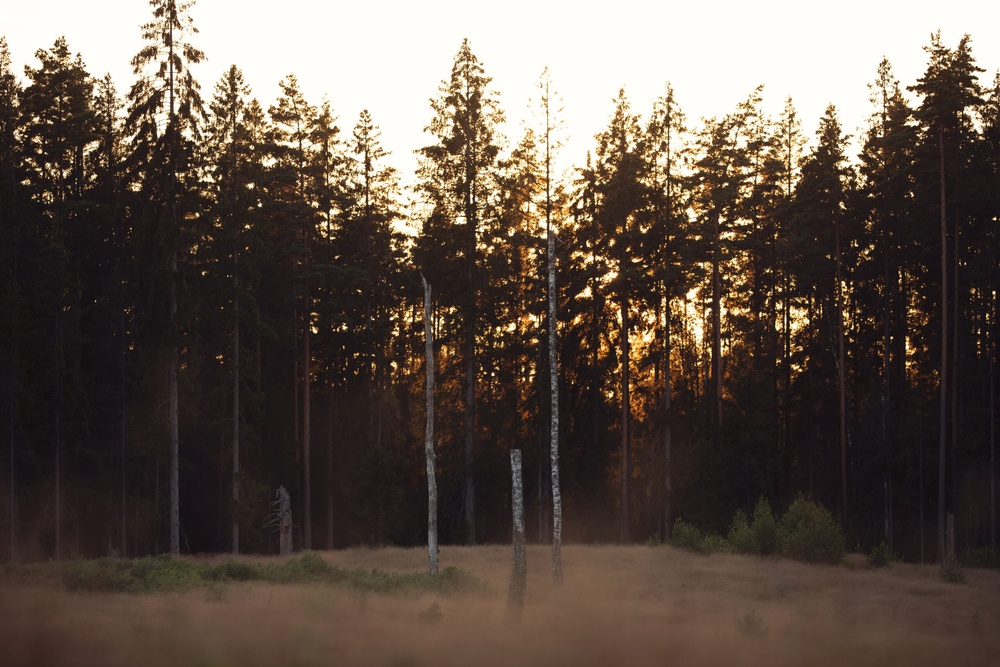
%> input picture sobel-filtering/RostomParthenia.jpg, 1000 x 667 px, shrunk from 2560 x 1707 before the run
$ octave 'MirjamiDaniel .m'   (GNU Octave 9; MATLAB toolbox functions it lacks are replaced by stand-ins)
%> lines starting %> are read from the running program, lines starting %| are printed output that depends on the picture
%% Read in image
I = imread('RostomParthenia.jpg');
%> I is the input picture: size 667x1000x3 uint8; mean R, G, B 97.1, 84.7, 75.8
%% Convert to grayscale image
Igray = rgb2gray(I);
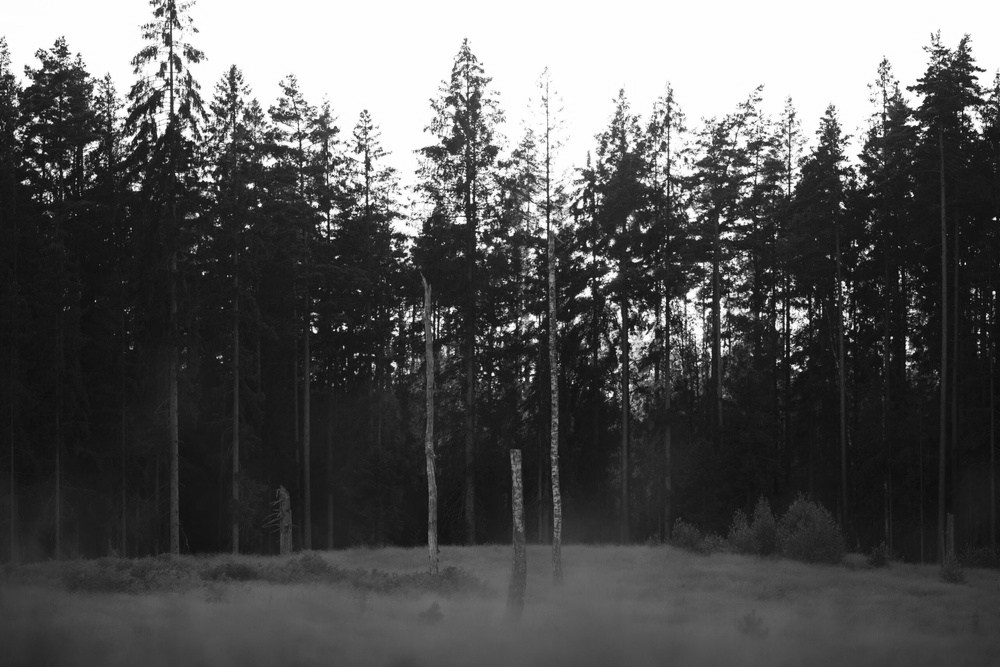
%> Igray: size 667x1000 uint8; min 5, max 255, mean 87.4
%% Options
% Sharpening filter
% Robert gradient
% Sobel gradient
sw1 = fspecial('sobel');
sw2 = fspecial('sobel');
Horizontal = imfilter(Igray,sw1);
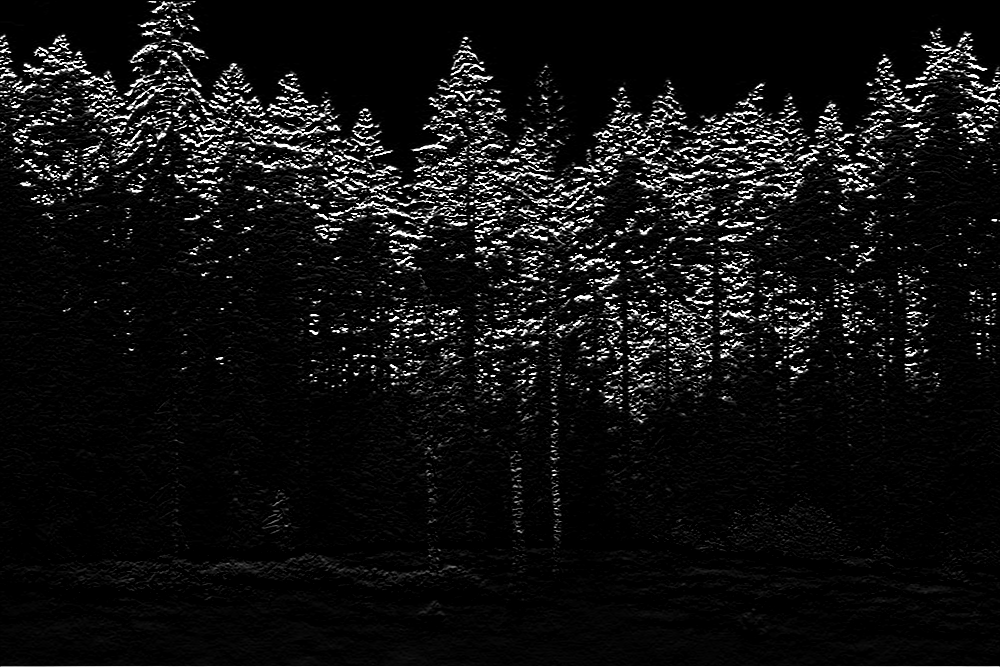
%> Horizontal: size 667x1000 uint8; min 0, max 255, mean 17.5
vertical = imfilter(Igray,sw2);
Isobel = abs(Horizontal)+abs(vertical);
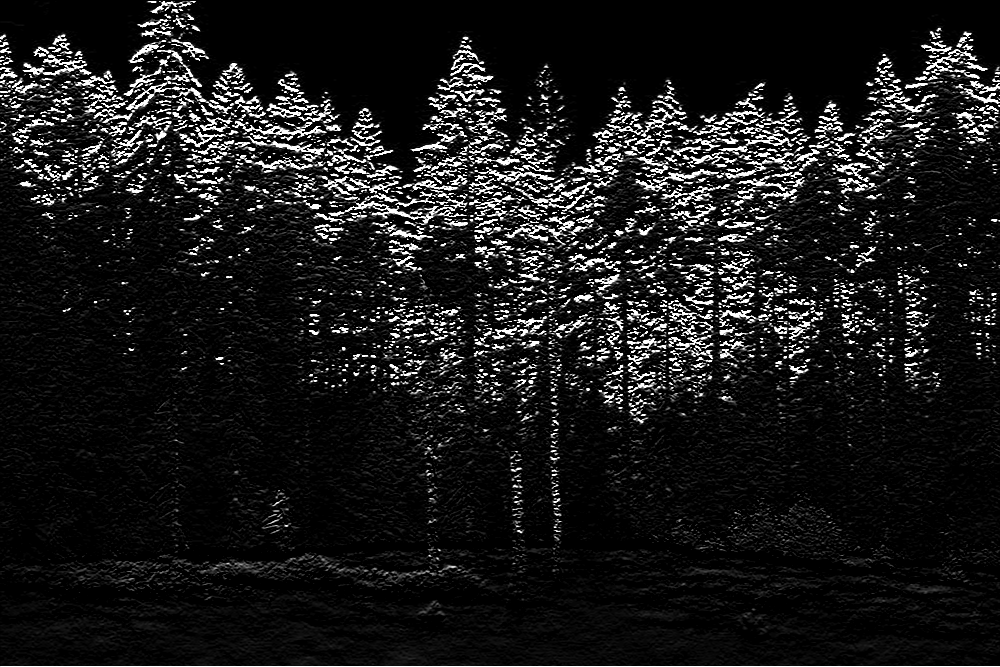
%> Isobel: size 667x1000 uint8; min 0, max 255, mean 25.7
%% Display the image
subplot(2,2,1);
    imshow(Igray);
    title('Grayscale Image');
subplot(2,2,2);
    imshow(Horizontal,[]),title('Horizontal sobel');
subplot(2,2,3);
    imshow(vertical,[]),title('vertical sobel');
subplot(2,2,4);
    imshow(Isobel,[]),title('sobel');
